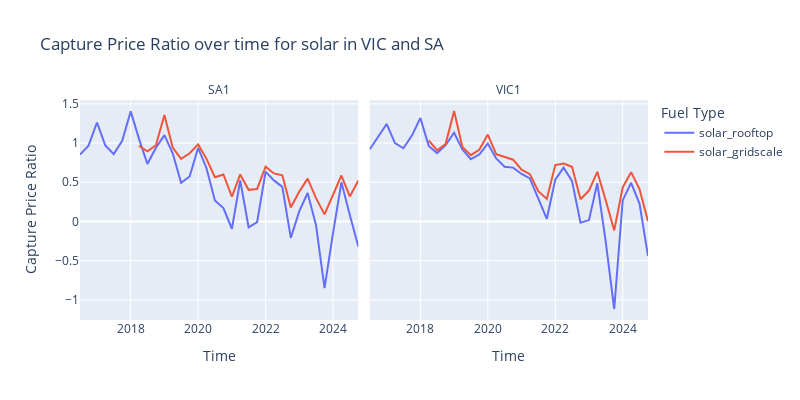

Write notebook code for a chart like this one.
### Code cell
fig = px.line(
    df_solar,
    x="INTERVAL_START",
    y="CAPTURE_RATIO",
    color="FUEL_TYPE",
    #color_discrete_map=color_mapping,
    facet_col="REGIONID",
    height=400,
    width=800,
    title=f"{metric['title']} over time for solar in VIC and SA",
    labels={
        "FUEL_TYPE": "Fuel Type",
        "INTERVAL_START": "Time",
        "CAPTURE_RATIO": "Capture Price Ratio",
        "REGIONID": "Region"
    }
)

fig.for_each_annotation(lambda a: a.update(text=a.text.split("=")[-1]))
fig.write_image(os.path.join(results_dir, f"vic-sa-solar.svg"))

fig.show()
